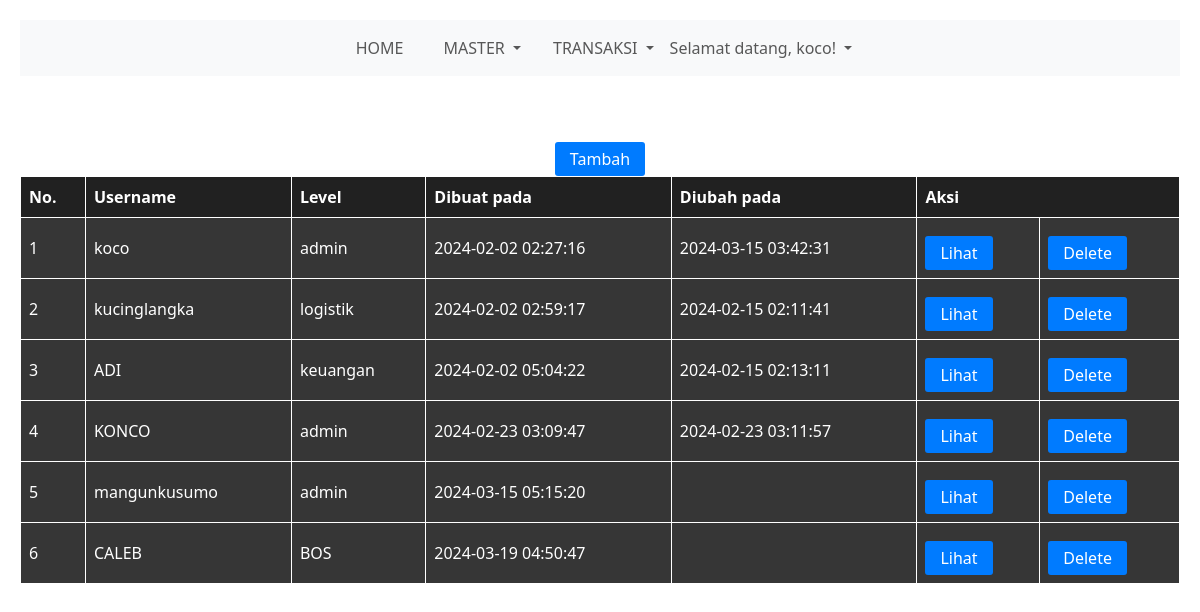
The page /user.php (signed in) on the database its author committed.
### tables this page shows
CREATE TABLE `user` (
  `id` int(10) UNSIGNED NOT NULL,
  `username` varchar(50) NOT NULL,
  `password` varchar(255) NOT NULL,
  `level` enum('BOS','admin','keuangan','logistik') NOT NULL,
  `created_at` timestamp NOT NULL DEFAULT current_timestamp(),
  `updated_at` timestamp NULL DEFAULT NULL ON UPDATE current_timestamp()
);

### user.php (the view, shortened to what this page needs)
<!DOCTYPE html>
<html>
<head>
    <link href="https://cdn.jsdelivr.net/npm/bootstrap@5.3.0/dist/css/bootstrap.min.css" rel="stylesheet">
</head>
<body>
    <?php include "menu.php"; ?>
    <?php
    require "koneksi.php";
    $sql = "SELECT * FROM user";
    $query = mysqli_query($koneksi, $sql);
    ?>
    <div>
        <h1>Data User</h1>
        <form class="d-flex justify-content-center" action="new-user.php" method="GET">
            <button type="submit">Tambah</button>
        </form>
        <table border="1">
            <tr>
                <th>No.</th>
                <th>Username</th>
                <th>Level</th>
                <th>Dibuat pada</th>
                <th>Diubah pada</th>
                <th colspan="2">Aksi</th>
            </tr>
            <?php $i = 1; ?>
            <?php while ($user = mysqli_fetch_array($query)) : ?>
                <tr>
                    <td><?= $i ?></td>
                    <td><?= $user["username"] ?></td>
                    <td><?= $user["level"] ?></td>
                    <td><?= $user["created_at"] ?></td>
                    <td><?= $user["updated_at"] ?></td>
                    <td>
                        <form action="read-user.php" method="GET">
                            <button type="submit">Lihat</button>
                        </form>
                    </td>
                    <td>
                        <form action="delete-user.php" method="POST" onsubmit="return konfirmasi(this)">
                            <button type="submit">Delete</button>
                        </form>
                    </td>
                </tr>
                <?php $i++; ?>
            <?php endwhile ?>
        </table>
    </div>
</body>
</html>

### menu.php (shortened to what this page needs)
<nav class="navbar navbar-expand-lg navbar-light bg-light navbar-custom">
    <div class="container">
        <div class="collapse navbar-collapse" id="navbarNav">
            <ul class="navbar-nav mx-auto">
                <li class="nav-item mx-2">
                    <a class="nav-link" href="home.php">HOME</a>
                </li>
                <li class="nav-item dropdown mx-3">
                    <a class="nav-link dropdown-toggle" href="#" id="navbarDropdown" role="button" data-bs-toggle="dropdown" aria-expanded="false">
                        MASTER
                    </a>
                </li>
                <li class="nav-item dropdown">
                    <a class="nav-link dropdown-toggle" href="#" id="navbarDropdown" role="button" data-bs-toggle="dropdown" aria-expanded="false">
                        TRANSAKSI
                    </a>
                </li>
                <li class="nav-item dropdown">
                    <a class="nav-link dropdown-toggle" href="#" id="navbarDropdown" role="button" data-bs-toggle="dropdown" aria-expanded="false">
                        Selamat datang, <?= $_SESSION["username"] ?>!
                    </a>
                </li>
            </ul>
        </div>
    </div>
</nav>

### user.php (style rules this page uses)
body { padding: 20px; background-size: cover; color: white; }
h1 { text-align: center; }
table { width: 100%; border-collapse: collapse; color: white; }
th, td { border: 1px solid white; padding: 8px; background-color: #363636; color: white; }
th { background-color: #212121; }
button { margin-top: 10px; padding: 5px 15px; background-color: #007bff; color: white; border: none; border-radius: 3px; cursor: pointer; }

### rows shown on the page
user: username "koco", level "admin", created_at "2024-02-02 02:27:16", updated_at "2024-03-15 03:42:31"
user: username "kucinglangka", level "logistik", created_at "2024-02-02 02:59:17", updated_at "2024-02-15 02:11:41"
user: username "ADI", level "keuangan", created_at "2024-02-02 05:04:22", updated_at "2024-02-15 02:13:11"
user: username "KONCO", level "admin", created_at "2024-02-23 03:09:47", updated_at "2024-02-23 03:11:57"
user: username "mangunkusumo", level "admin", created_at "2024-03-15 05:15:20"
user: username "CALEB", level "BOS", created_at "2024-03-19 04:50:47"

### other values the page prints
$_SESSION["username"] "koco"
